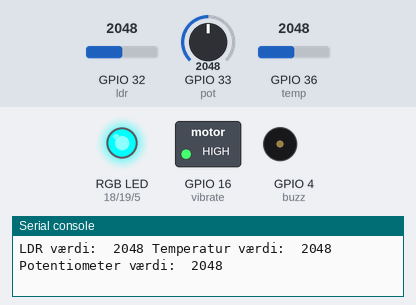
Simulated run of this program. Board: ESP32 board running MicroPython. Shown: switched loads named in the program (green lamp = pin HIGH), an RGB LED mixed from three pins (HIGH = lit), buzzer (waves = sounding, pin HIGH), the last lines printed to the serial console. The test bench sets the inputs (shaded band); at power-on: GPIO 33 (pot) = 2048, GPIO 32 (ldr) = 2048, GPIO 36 (temp) = 2048 (analog values on the 0–4095 scale).

Above: at 1.2 s.
1.3 s: GPIO 33 (pot) set to 1953
At 2.4 s:
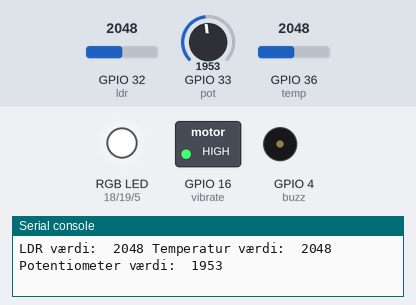
2.8 s: GPIO 32 (ldr) set to 1562
4.3 s: GPIO 32 (ldr) set to 1466
At 5.5 s:
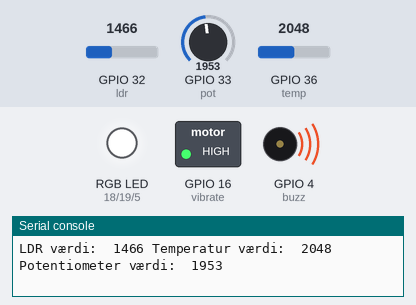
5.8 s: GPIO 36 (temp) set to 1433
7.3 s: GPIO 36 (temp) set to 1338
At 7.9 s:
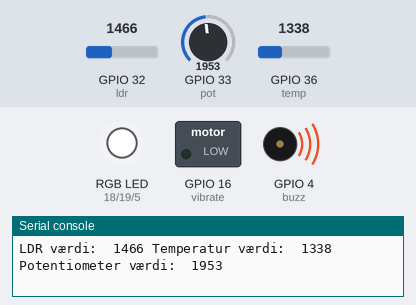
8.8 s: GPIO 33 (pot) set to 2040
At 9.6 s:
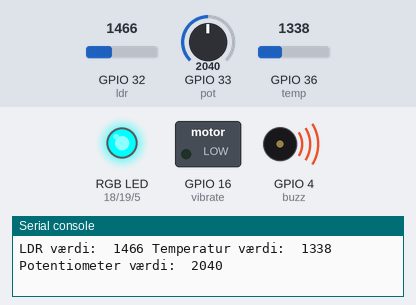
Timing chart, 0 to 11.3 s (numbered marks = the images above; inputs shaded):
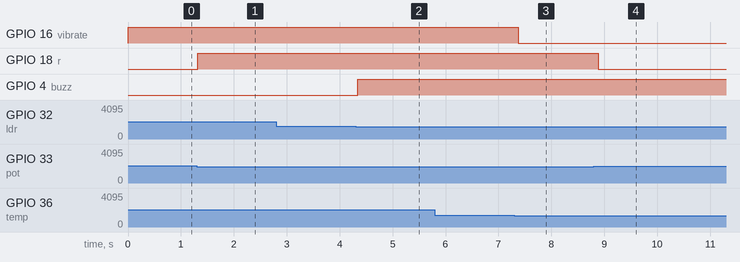

Measured:
- the behaviour switches between 2001 and 2000 on GPIO 33 (pot) (found by bisection; images 0 and 1)
- the behaviour switches between 1500 and 1499 on GPIO 32 (ldr) (found by bisection; images 1 and 2)
- the behaviour switches between 1401 and 1400 on GPIO 36 (temp) (found by bisection; images 2 and 3)
- after the input at 1.3 s, GPIO 18 (r): LOW → HIGH at once
- after the input at 4.3 s, GPIO 4 (buzz): LOW → HIGH at once
- after the input at 7.3 s, GPIO 16 (vibrate): HIGH → LOW after 0.07 s
- after the input at 8.8 s, GPIO 18 (r): HIGH → LOW after 0.09 s

The program:

fleveringsopgave3_oevelse3_del_3_og_4_flere_inputs_og_outputs.py
```python
# Importere Pin og ADC klasserne fra machine modulet
from machine import Pin, ADC

# Importere sleep_ms fra time modulet
from time import sleep_ms

# Følgende er til RGB komponentet:
# Instantierer et Pin objekt med navnet r (rød) på pin 18, sat som OUTput, og værdien 1 (slukket, da den er omvendt)
r = Pin(18, Pin.OUT, value=1)
# Instantierer et Pin objekt med navnet g (grøn) på pin 19, sat som OUTput, og værdien 1 (slukket, da den er omvendt)
g = Pin(19, Pin.OUT, value=1)
# Instantierer et Pin objekt med navnet b (blå) på pin 5, sat som OUTput, og værdien 1 (slukket, da den er omvendt)
b = Pin(5, Pin.OUT, value=1)

# Følgende er til vibrator komponentet:
# Instantierer et Pin objekt med navnet vibrate på pin 16, sat som OUTput, og værdien 0
vibrate = Pin(16, Pin.OUT, value=0)

# Følgende er til buzzer komponentet:
# Instantierer et Pin objekt med navnet buzz på pin 4, sat som OUTput, og værdien 0
buzz = Pin(4, Pin.OUT, value=0)

# Følgende er til temperatursensor komponentet:
# Instantierer et ADC objekt med navnet temp på pin 36
temp = ADC(Pin(36))
temp.atten(ADC.ATTN_11DB)  # Attenuationen sættes til 11DB med maximum tilladt spænding på 3.6 volt
temp.width(ADC.WIDTH_12BIT)  # Opløsningen sættes til 12BIT (4096)

# Følgende er til Light Dependant Resistor (LDR) komponentet:
# Instantierer et ADC objekt med navnet ldr på pin 32
ldr = ADC(Pin(32))
ldr.atten(ADC.ATTN_11DB)  # Attenuationen sættes til 11DB med maximum tilladt spænding på 3.6 volt
ldr.width(ADC.WIDTH_12BIT)  # Opløsningen sættes til 12BIT (4096)

# Følgende er til potentiometer komponentet:
# Instantierer et ADC objekt med navnet pot på pin 33
pot = ADC(Pin(33))
pot.atten(ADC.ATTN_11DB)  # Attenuationen sættes til 11DB med maximum tilladt spænding på 3.6 volt
pot.width(ADC.WIDTH_12BIT)  # Opløsningen sættes til 12BIT (4096

# Her startes en uendelig while løkke som altid er True
while True:
    # Alt der er indrykket til dette niveau køres igen og igen i samme kodeblok

    # pot_val variablen sættes til at indeholde ADC værdien fra pot ved hjælp af read() metoden fra ADC klassen
    pot_val = pot.read()
    # temp_val variablen sættes til at indeholde ADC værdien fra temp ved hjælp af read() metoden fra ADC klassen
    temp_val = temp.read()
    # ldr_val variablen sættes til at indeholde ADC værdien fra ldr ved hjælp af read() metoden fra ADC klassen
    ldr_val = ldr.read()

    # printer tekst strenge det som er i "" efterfulgt af ADC værdierne fra variablerne der holder dem
    print("LDR værdi: ", ldr_val, "Temperatur værdi: ", temp_val, "Potentiometer værdi: ", pot_val)

    # if sætning der er sand hvis ldr_val er mindre end 1500
    if ldr_val < 1500:
        # sætter buzz til 1 (tændt) hvis betingelsen fra if sætningen er sand (True)
        buzz.value(1)
    # Ellers så gøres dette i stedet for:
    else:
        # Hvis if sætningens betingelse er falsk (False) køres dette der sætter buzz til 0 (slukket)
        buzz.value(0)
    # if sætning der er sand hvis temp_val er større end 1400
    if temp_val > 1400:
        # sætter vibrate til 1 (tændt) hvis betingelsen fra if sætningen er sand (True)
        vibrate.value(1)
    # Ellers så gøres dette i stedet for:
    else:
        # Hvis if sætningens betingelse er falsk (False) køres dette der sætter vibrate til 0 (slukket)
        vibrate.value(0)
    # if sætning der er sand hvis pot_val er større end 2000
    if pot_val > 2000:
        # sætter r (rød) LED til 0 (tændt) hvis betingelsen fra if sætningen er sand (True)
        r.value(0)
    # Ellers så gøres dette i stedet for:
    else:
        # Hvis if sætningens betingelse er falsk (False) køres dette der sætter alle tre LED'er til 1 (slukket)
        r.value(1)
        g.value(1)
        b.value(1)
    # når alle ovenstående handlinger er eksekveret køres sleep_ms funktionen med parametret 100 som venter 100 milisekunder
    sleep_ms(100)
```
